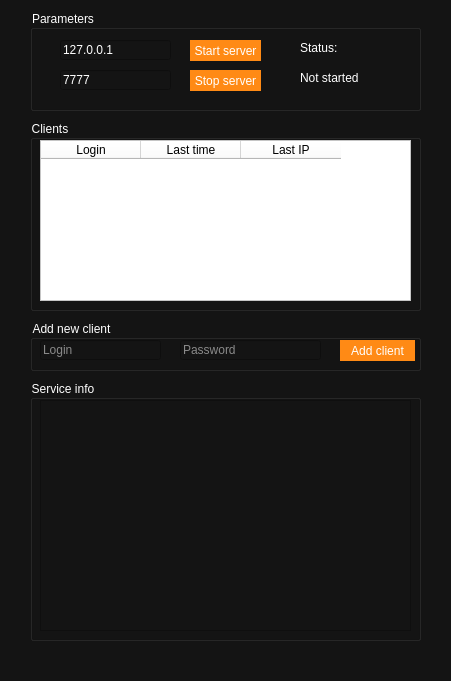
<?xml version="1.0" encoding="UTF-8"?>
<ui version="4.0">
 <class>MainWindow</class>
 <widget class="QMainWindow" name="MainWindow">
  <property name="geometry">
   <rect>
    <x>0</x>
    <y>0</y>
    <width>451</width>
    <height>681</height>
   </rect>
  </property>
  <property name="windowTitle">
   <string>Server</string>
  </property>
  <property name="styleSheet">
   <string notr="true">background-color: rgb(20, 20, 20);</string>
  </property>
  <widget class="QWidget" name="centralwidget">
   <widget class="QGroupBox" name="groupBox">
    <property name="geometry">
     <rect>
      <x>30</x>
      <y>120</y>
      <width>391</width>
      <height>191</height>
     </rect>
    </property>
    <property name="styleSheet">
     <string notr="true">color: rgb(255, 255, 255);</string>
    </property>
    <property name="title">
     <string>Clients</string>
    </property>
    <widget class="QTableWidget" name="tableWidget_clients">
     <property name="geometry">
      <rect>
       <x>10</x>
       <y>20</y>
       <width>371</width>
       <height>161</height>
      </rect>
     </property>
     <property name="sizePolicy">
      <sizepolicy hsizetype="Expanding" vsizetype="Expanding">
       <horstretch>0</horstretch>
       <verstretch>0</verstretch>
      </sizepolicy>
     </property>
     <property name="styleSheet">
      <string notr="true">background-color: rgb(255, 255, 255);
color: rgb(0, 0, 0);</string>
     </property>
     <attribute name="horizontalHeaderVisible">
      <bool>true</bool>
     </attribute>
     <attribute name="verticalHeaderVisible">
      <bool>false</bool>
     </attribute>
     <column>
      <property name="text">
       <string>Login</string>
      </property>
     </column>
     <column>
      <property name="text">
       <string>Last time</string>
      </property>
     </column>
     <column>
      <property name="text">
       <string>Last IP</string>
      </property>
     </column>
    </widget>
   </widget>
   <widget class="QGroupBox" name="groupBox_2">
    <property name="geometry">
     <rect>
      <x>30</x>
      <y>380</y>
      <width>391</width>
      <height>261</height>
     </rect>
    </property>
    <property name="styleSheet">
     <string notr="true">color: rgb(255, 255, 255);</string>
    </property>
    <property name="title">
     <string>Service info</string>
    </property>
    <widget class="QTextBrowser" name="textBrowser_service_info">
     <property name="geometry">
      <rect>
       <x>10</x>
       <y>20</y>
       <width>371</width>
       <height>231</height>
      </rect>
     </property>
    </widget>
   </widget>
   <widget class="QGroupBox" name="groupBox_3">
    <property name="geometry">
     <rect>
      <x>30</x>
      <y>10</y>
      <width>391</width>
      <height>101</height>
     </rect>
    </property>
    <property name="styleSheet">
     <string notr="true">color: rgb(255, 255, 255);</string>
    </property>
    <property name="title">
     <string>Parameters</string>
    </property>
    <widget class="QLabel" name="label_status_key">
     <property name="geometry">
      <rect>
       <x>270</x>
       <y>30</y>
       <width>61</width>
       <height>16</height>
      </rect>
     </property>
     <property name="text">
      <string>Status:</string>
     </property>
    </widget>
    <widget class="QLabel" name="label_status_value">
     <property name="geometry">
      <rect>
       <x>270</x>
       <y>60</y>
       <width>61</width>
       <height>16</height>
      </rect>
     </property>
     <property name="text">
      <string>Not started</string>
     </property>
    </widget>
    <widget class="QLineEdit" name="lineEdit_ip">
     <property name="geometry">
      <rect>
       <x>30</x>
       <y>30</y>
       <width>111</width>
       <height>20</height>
      </rect>
     </property>
     <property name="text">
      <string>127.0.0.1</string>
     </property>
     <property name="placeholderText">
      <string>IP address to listen</string>
     </property>
    </widget>
    <widget class="QLineEdit" name="lineEdit_port">
     <property name="geometry">
      <rect>
       <x>30</x>
       <y>60</y>
       <width>111</width>
       <height>20</height>
      </rect>
     </property>
     <property name="text">
      <string>7777</string>
     </property>
     <property name="placeholderText">
      <string>Port to listen</string>
     </property>
    </widget>
    <widget class="QPushButton" name="pushButton_stop_server">
     <property name="geometry">
      <rect>
       <x>160</x>
       <y>60</y>
       <width>71</width>
       <height>21</height>
      </rect>
     </property>
     <property name="styleSheet">
      <string notr="true">background-color: rgb(255, 138, 21);
border: none;</string>
     </property>
     <property name="text">
      <string>Stop server</string>
     </property>
    </widget>
    <widget class="QPushButton" name="pushButton_start_server">
     <property name="geometry">
      <rect>
       <x>160</x>
       <y>30</y>
       <width>71</width>
       <height>21</height>
      </rect>
     </property>
     <property name="styleSheet">
      <string notr="true">background-color: rgb(255, 138, 21);
border: none;</string>
     </property>
     <property name="text">
      <string>Start server</string>
     </property>
    </widget>
   </widget>
   <widget class="QGroupBox" name="groupBox_4">
    <property name="geometry">
     <rect>
      <x>30</x>
      <y>320</y>
      <width>391</width>
      <height>51</height>
     </rect>
    </property>
    <property name="styleSheet">
     <string notr="true">color: rgb(255, 255, 255);</string>
    </property>
    <property name="title">
     <string>Add new client</string>
    </property>
    <widget class="QLineEdit" name="lineEdit_add_new_client_login">
     <property name="geometry">
      <rect>
       <x>10</x>
       <y>20</y>
       <width>121</width>
       <height>20</height>
      </rect>
     </property>
     <property name="placeholderText">
      <string>Login</string>
     </property>
    </widget>
    <widget class="QLineEdit" name="lineEdit_add_new_client_password">
     <property name="geometry">
      <rect>
       <x>150</x>
       <y>20</y>
       <width>141</width>
       <height>20</height>
      </rect>
     </property>
     <property name="placeholderText">
      <string>Password</string>
     </property>
    </widget>
    <widget class="QPushButton" name="pushButton_add_new_client">
     <property name="geometry">
      <rect>
       <x>310</x>
       <y>20</y>
       <width>75</width>
       <height>21</height>
      </rect>
     </property>
     <property name="styleSheet">
      <string notr="true">background-color: rgb(255, 138, 21);
border: none;</string>
     </property>
     <property name="text">
      <string>Add client</string>
     </property>
    </widget>
   </widget>
  </widget>
  <widget class="QMenuBar" name="menubar">
   <property name="geometry">
    <rect>
     <x>0</x>
     <y>0</y>
     <width>451</width>
     <height>21</height>
    </rect>
   </property>
   <property name="styleSheet">
    <string notr="true">color: rgb(255, 255, 255);</string>
   </property>
  </widget>
  <widget class="QStatusBar" name="statusbar">
   <property name="styleSheet">
    <string notr="true">color: rgb(255, 255, 255);</string>
   </property>
  </widget>
 </widget>
 <resources/>
 <connections/>
</ui>
